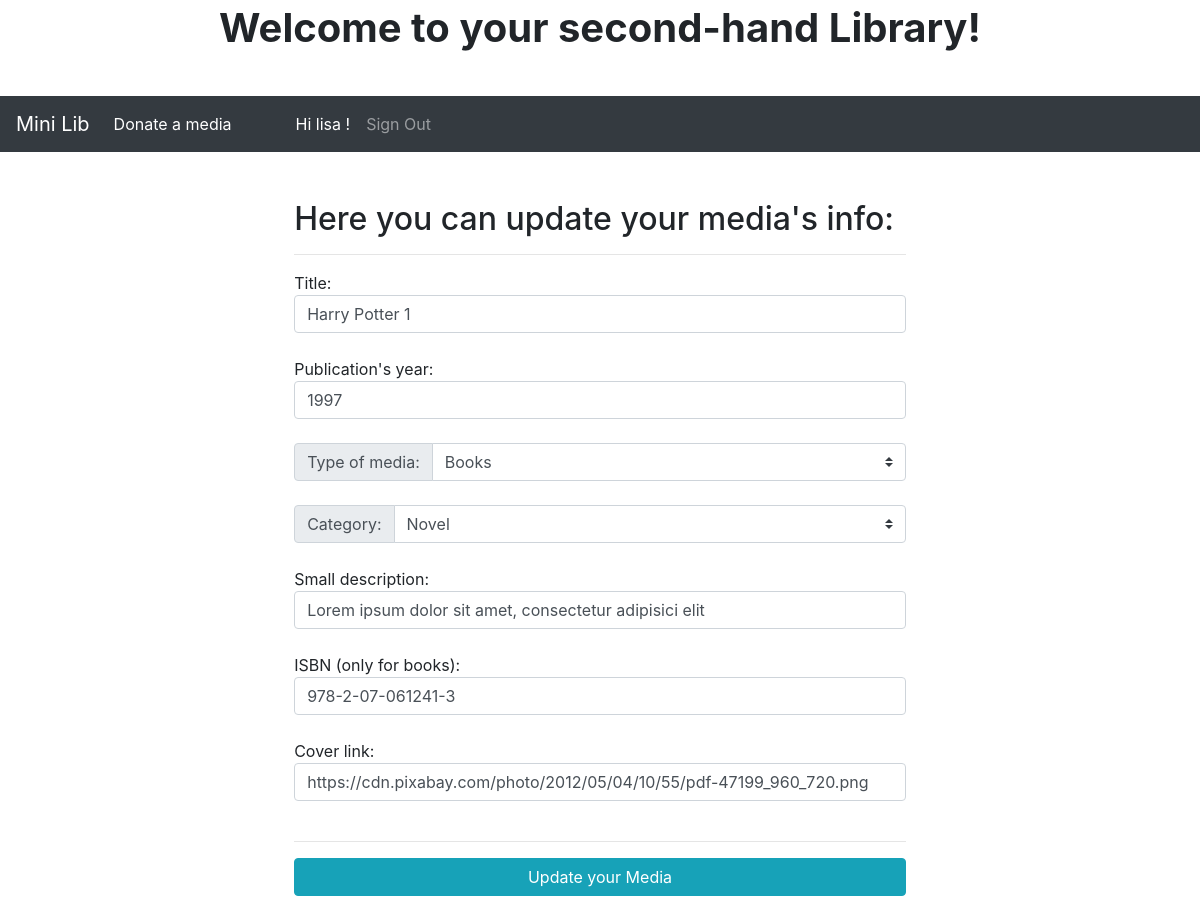
The app's page /updateMedia.php?id=5 (signed in) with its own data.
### tables this page shows
CREATE TABLE `users` (
  `userID` int(11) NOT NULL,
  `nickName` varchar(50) NOT NULL,
  `userPass` varchar(255) NOT NULL,
  `email` varchar(200) NOT NULL,
  `userStatus` enum('user','admin') DEFAULT 'user'
);

CREATE TABLE `medias` (
  `mediaID` int(11) NOT NULL,
  `publishDate` year(4) NOT NULL,
  `imageLink` varchar(500) DEFAULT NULL,
  `description` varchar(500) NOT NULL,
  `ISBN` varchar(20) NOT NULL,
  `title` varchar(200) NOT NULL,
  `available` enum('yes','no') DEFAULT 'yes',
  `category` enum('Novel','Fiction','Biography','Horror','Children','Manga','Comic','Health','Education','Diverse') DEFAULT 'Diverse',
  `type` enum('Book','CD','DVD') NOT NULL,
  `fk_userID` int(11) DEFAULT NULL,
  `fk_publisherID` int(11) DEFAULT NULL,
  `fk_authorID` int(11) DEFAULT NULL
);

### database/dbAccess.php (called while the page is built, shortened)
<?php
function getUserNickname($userID){
    $conn = connect();
    $res=mysqli_query($conn, "SELECT * FROM users WHERE userID=".$userID);
    $userRow=mysqli_fetch_array($res, MYSQLI_ASSOC);
    return $userRow['nickName'];
}
?>

### updateMedia.php (the view, shortened to what this page needs)
<?php
require_once 'database/dbAccess.php';
$conn = connect();
?>
<!DOCTYPE html>
<html lang="en">
<head>
    <link href="https://stackpath.bootstrapcdn.com/bootstrap/4.4.1/css/bootstrap.min.css" rel="stylesheet">
    <link rel="stylesheet" href="library.css">
</head>
<body>
<div id="content">
    <header>
        <h1 class="font-weight-bold text-center p-1">Welcome to your second-hand Library!</h1>
        <div class="text-center p-1"><img class="col-md-1 col-3 " src="https://cdn.pixabay.com/photo/2014/03/25/16/27/literature-297187_960_720.png" alt=""></div>
    </header>
    <nav class="navbar navbar-expand-lg navbar-dark bg-dark mb-sm-5 ">
        <a class="navbar-brand" href="home.php">Mini Lib</a>
        <div class="collapse navbar-collapse" id="navbarSupportedContent">
            <ul class="navbar-nav mr-auto">
                <li class="nav-item active">
                    <a class="nav-link" href="#">Donate a media</a>
                </li>
                <li class="nav-item active ml-5">
                    <span class="nav-link" >Hi <?php echo  getUserNickname($userID); ?> !</span>
                </li>
                <li class="nav-item">
                    <a class="nav-link" href="logout.php?logout">Sign Out</a>
                </li>
            </ul>
        </div>
    </nav>
    <div id="mediaContent" class="container mt-sm-5 col-8 ">
        <?php
        if ($_GET["id"]) {
        $id =  $_GET["id"];
        $sql = "SELECT * FROM medias WHERE mediaID = $id";
        $result = mysqli_query($conn, $sql);
        $row= $result->fetch_assoc();
        }
        ?>
        <form class="col-10 mx-auto" method="post"  action="updateMedia.php?id=<?=$id?>"  autocomplete="off" >
            <h2>Here you can update your media's info:</h2>
            <hr />
            Title:
            <input class ="form-control" type="text" name="title" id="title" value="<?php echo $row['title']?>"placeholder ="Enter Title"  maxlength ="50"  /><br>
            Publication's year:
            <input class ="form-control" type="text" name="publishDate" id="publishDate" placeholder ="Enter the year of publication, i.e. 2006"  maxlength ="4" value="<?php echo $row['publishDate']?>" /><br>
            <div class="input-group mb-4">
                <div class="input-group-prepend">
                    <label class="input-group-text" for="inputGroupSelect01">Type of media:</label>
                </div>
                <select name="type" value="<?php echo $row['type']?>" class="custom-select" id="inputGroupSelect01">
                    <option name="type" value="Book" <?php if($row['type'] == 'Book') echo "selected='selected'"?>>Books</option>
                </select>
            </div>
            <div class="input-group mb-4">
                <div class="input-group-prepend">
                    <label class="input-group-text" for="inputGroupSelect01">Category:</label>
                </div>
                <select name="category" value="<?php echo $row['category']?>" class="custom-select " id="inputGroupSelect02">
                    <option name="category" value="Novel" <?php if($row['category'] == 'Novel') echo "selected='selected'"?>>Novel</option>
                </select>
            </div>
            Small description:
            <input class ="form-control" type="text" name="description" id="description" placeholder ="Enter a small description of your media" value="<?php echo $row['description']?>" maxlength ="500"  /><br>
            ISBN (only for books):
            <input class ="form-control" type="text" name="ISBN" id="ISBN" placeholder ="Enter the ISBN number of your book" value="<?php echo $row['ISBN']?>" maxlength ="20"  /><br>
            Cover link:
            <input class ="form-control" type="text" name="imageLink" id="imageLink" placeholder ="Copy here a link for the cover of your media" value="<?php echo $row['imageLink']?>" maxlength ="500"  /><br>
            <hr />
            <button   type = "submit"   class = "btn btn-block btn-info"   name = "donate" >Update your Media</button >
        </form >
    </div>
</div>
</body>
</html>

### library.css (style rules this page uses)
body { background-image: url("https://cdn.pixabay.com/photo/2013/07/18/14/56/open-163976_960_720.jpg"); background-repeat: repeat-y; background-size: 100%; }
html, body { height: 100%; }
#content { background-color: rgba(255,255,255, 0.5); margin: 0; height: 100%; }
#mediaContent { margin-top: 1%; height: 55%; overflow: auto; }

### records on screen
users: nickName "lisa"
medias: title "Harry Potter 1", publishDate "1997", type "Books", category "Novel", description "Lorem ipsum dolor sit amet, consectetur adipisici elit", ISBN "978-2-07-061241-3", imageLink "https://cdn.pixabay.com/photo/2012/05/04/10/55/pdf-47199_960_720.png"
